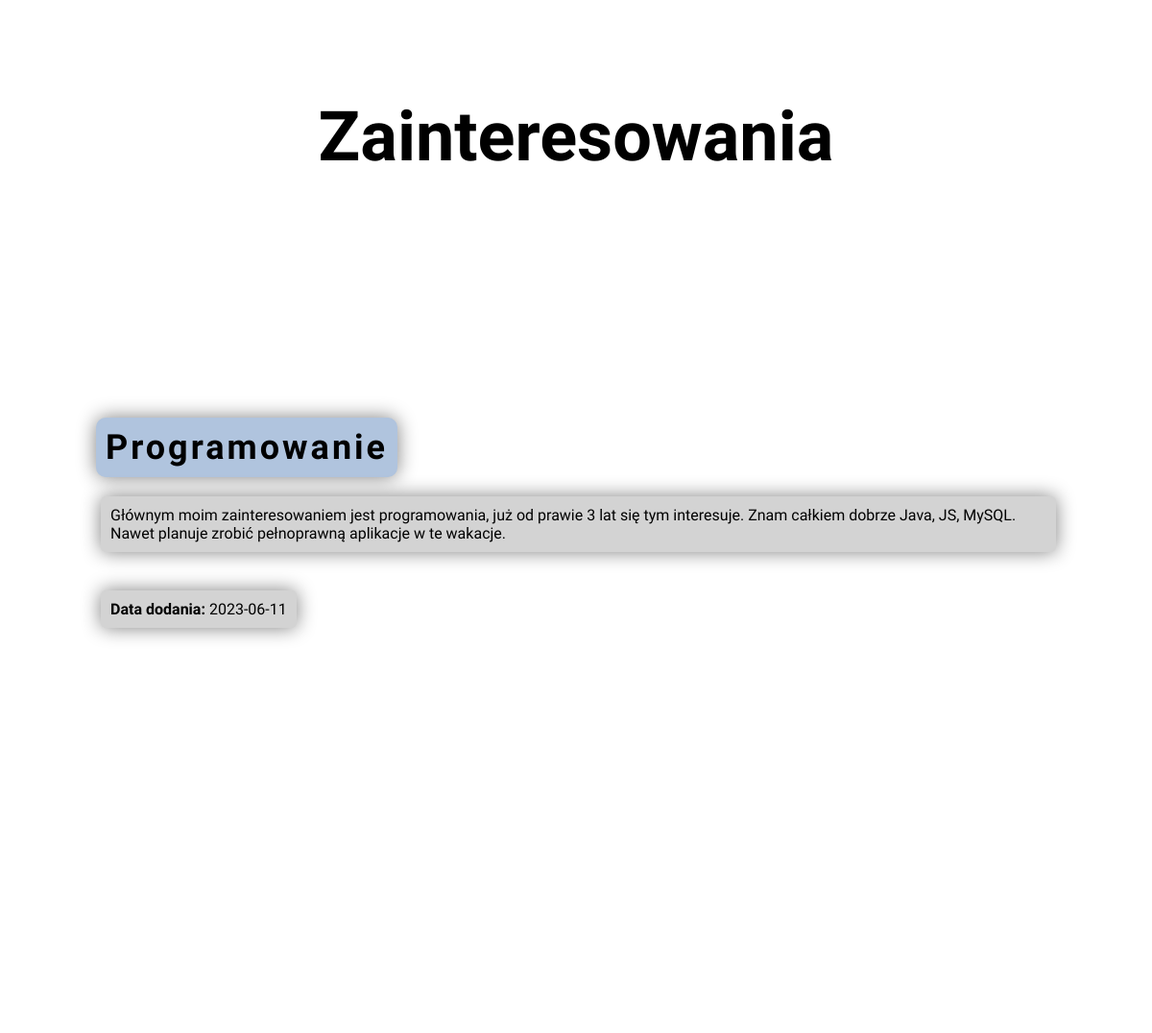
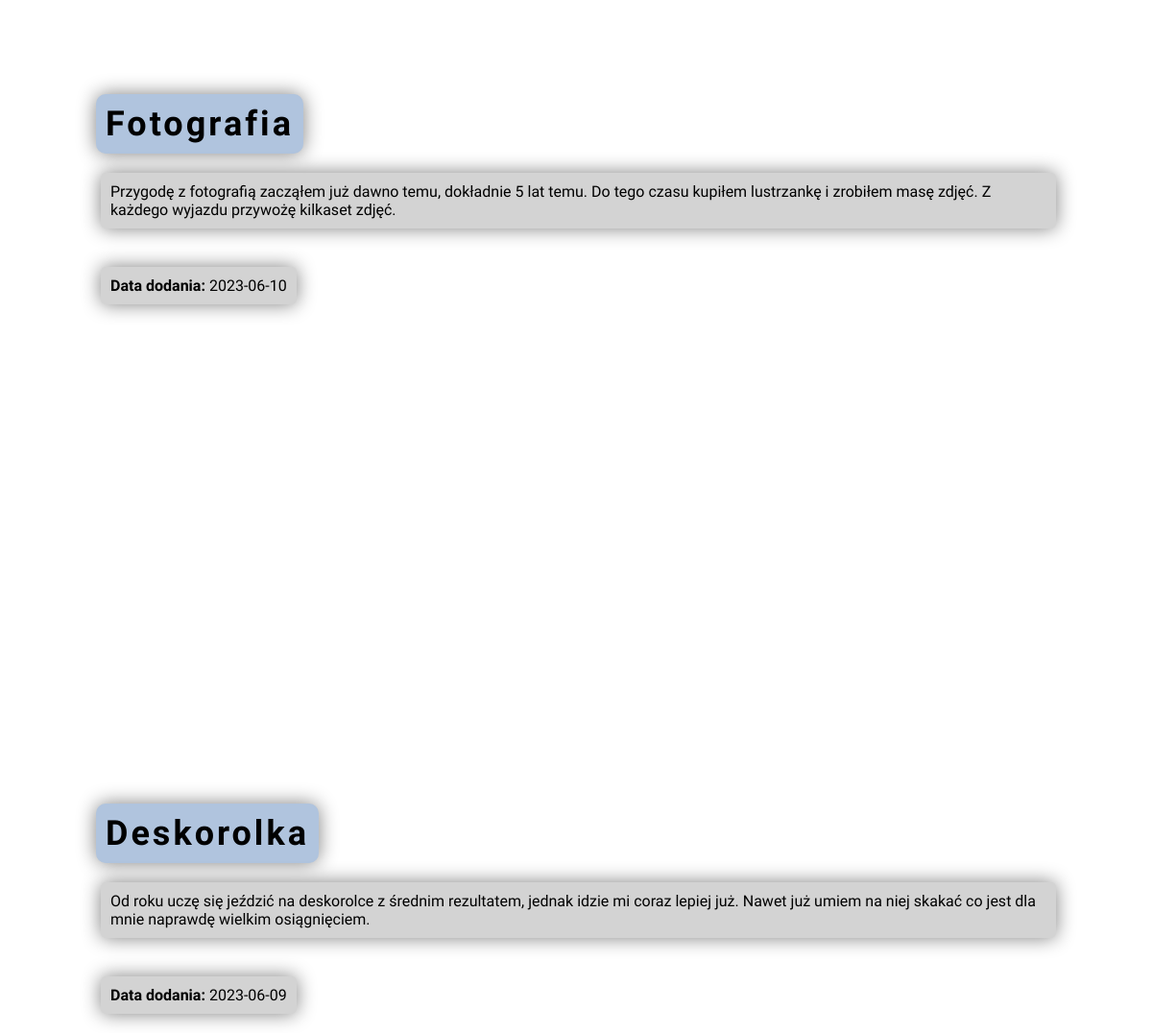
The page / on the database its author committed (2 pictures, top to bottom).
### tables this page shows
CREATE TABLE `Article` (
  `id` int(11) NOT NULL,
  `title` varchar(200) NOT NULL,
  `description` varchar(500) NOT NULL,
  `date` date NOT NULL,
  `author` int(11) NOT NULL
);

### index.php (the view, shortened to what this page needs)
<!DOCTYPE html>
<html lang="pl">
<head>
    <link rel="stylesheet" href="styles/style.css">
</head>
<body>
<header>
    <h1>Zainteresowania</h1>
</header>
<main>
    <?php
    require_once 'php/database.php';
    $stmt = $db->prepare("SELECT * FROM article");
    $stmt->execute();
    $rows = $stmt->fetchAll(PDO::FETCH_ASSOC);
    foreach ($rows as $row) {
        echo "<section>
            <img width='700px' src=\"img/".$row['title'].".jpg\" alt=\"".$row['title']."\">
            <h2>".$row['title']."</h2>
            <p>".$row['description']."</p>
            <p><span>Data dodania: </span>".$row['date']."</p>
            </section>";
    }
    ?>
</main>
</body>
</html>

### styles/style.css (style rules this page uses)
* { margin: 0; font-family: 'Geologica', sans-serif; }
html { display: flex; justify-content: center; transition: all 1s; }
body { max-width: 1000px; }
header { font-size: 36px; text-align: center; margin: 10%; }
section { display: flex; flex-wrap: wrap; align-items: center; margin-top: 500px; transition: all .5s; }
h2 { padding: 10px; font-size: 36px; letter-spacing: 3px; background-color: lightsteelblue; border-radius: 10px; box-shadow: gray 0 0 20px; }
p { padding: 10px; margin: 20px 0 20px 5px; background-color: lightgrey; border-radius: 5px; box-shadow: gray 0 0 20px; }
span { font-weight: bold; }

### rows shown on the page
article: title "Programowanie", description "Głównym moim zainteresowaniem jest programowania, już od prawie 3 lat się tym interesuje. Znam całkiem dobrze Java, JS, MySQL. Nawet planuje zrobić pełnoprawną aplikacje w te wakacje.", date "2023-06-11"
article: title "Fotografia", description "Przygodę z fotografią zacząłem już dawno temu, dokładnie 5 lat temu. Do tego czasu kupiłem lustrzankę i zrobiłem masę zdjęć. Z każdego wyjazdu przywożę kilkaset zdjęć.", date "2023-06-10"
article: title "Deskorolka", description "Od roku uczę się jeździć na deskorolce z średnim rezultatem, jednak idzie mi coraz lepiej już. Nawet już umiem na niej skakać co jest dla mnie naprawdę wielkim osiągnięciem.", date "2023-06-09"
